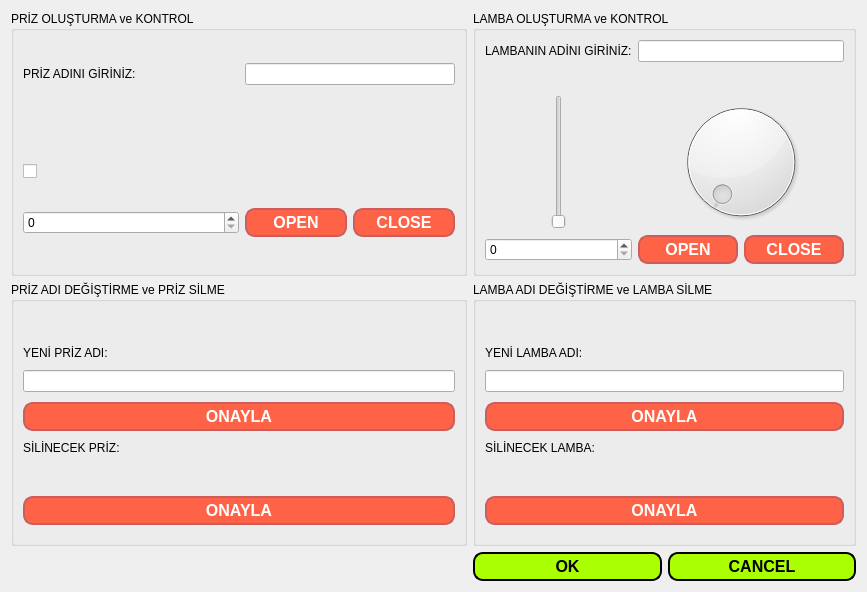
<?xml version="1.0" encoding="UTF-8"?>
<ui version="4.0">
 <class>roommenu</class>
 <widget class="QDialog" name="roommenu">
  <property name="geometry">
   <rect>
    <x>0</x>
    <y>0</y>
    <width>867</width>
    <height>592</height>
   </rect>
  </property>
  <property name="sizePolicy">
   <sizepolicy hsizetype="Expanding" vsizetype="Expanding">
    <horstretch>0</horstretch>
    <verstretch>0</verstretch>
   </sizepolicy>
  </property>
  <property name="minimumSize">
   <size>
    <width>867</width>
    <height>592</height>
   </size>
  </property>
  <property name="windowTitle">
   <string>PRİZLER VE LAMBALAR MENÜSÜ</string>
  </property>
  <property name="windowIcon">
   <iconset theme="QIcon::ThemeIcon::DocumentProperties"/>
  </property>
  <layout class="QGridLayout" name="gridLayout">
   <item row="0" column="0">
    <widget class="QGroupBox" name="groupBox">
     <property name="sizePolicy">
      <sizepolicy hsizetype="Expanding" vsizetype="Expanding">
       <horstretch>0</horstretch>
       <verstretch>0</verstretch>
      </sizepolicy>
     </property>
     <property name="styleSheet">
      <string notr="true">font: 14pt &quot;Segoe UI&quot;;
</string>
     </property>
     <property name="title">
      <string>PRİZ OLUŞTURMA ve KONTROL</string>
     </property>
     <layout class="QGridLayout" name="gridLayout_9">
      <item row="3" column="0" colspan="2">
       <widget class="QSpinBox" name="spinBoxPrizler">
        <property name="sizePolicy">
         <sizepolicy hsizetype="Minimum" vsizetype="Maximum">
          <horstretch>0</horstretch>
          <verstretch>0</verstretch>
         </sizepolicy>
        </property>
       </widget>
      </item>
      <item row="3" column="2">
       <layout class="QHBoxLayout" name="horizontalLayout">
        <property name="sizeConstraint">
         <enum>QLayout::SizeConstraint::SetMaximumSize</enum>
        </property>
        <property name="rightMargin">
         <number>0</number>
        </property>
        <item>
         <widget class="QPushButton" name="pushButtonOpen">
          <property name="sizePolicy">
           <sizepolicy hsizetype="Expanding" vsizetype="Maximum">
            <horstretch>0</horstretch>
            <verstretch>0</verstretch>
           </sizepolicy>
          </property>
          <property name="styleSheet">
           <string notr="true">QPushButton {
    background-color: #FF6347;  /* Tomato */
    border: 2px solid #CD5C5C;  /* Indian Red */
    border-radius: 10px;
    padding: 3px;
    color: white;
    font-size: 16px;
    font-weight: bold;
    box-shadow: 2px 2px 5px rgba(0, 0, 0, 0.5);
}
QPushButton:hover {
    background-color: #FF7F50;  /* Coral */
}
QPushButton:pressed {
    background-color: #CD5C5C;  /* Indian Red */
    padding-left: 5px;
    padding-top: 5px;
}
</string>
          </property>
          <property name="text">
           <string>OPEN</string>
          </property>
          <property name="autoDefault">
           <bool>true</bool>
          </property>
          <property name="default">
           <bool>false</bool>
          </property>
         </widget>
        </item>
        <item>
         <widget class="QPushButton" name="pushButtonClose">
          <property name="sizePolicy">
           <sizepolicy hsizetype="Expanding" vsizetype="Maximum">
            <horstretch>0</horstretch>
            <verstretch>0</verstretch>
           </sizepolicy>
          </property>
          <property name="styleSheet">
           <string notr="true">QPushButton {
    background-color: #FF6347;  /* Tomato */
    border: 2px solid #CD5C5C;  /* Indian Red */
    border-radius: 10px;
    padding: 3px;
    color: white;
    font-size: 16px;
    font-weight: bold;
    box-shadow: 2px 2px 5px rgba(0, 0, 0, 0.5);
}
QPushButton:hover {
    background-color: #FF7F50;  /* Coral */
}
QPushButton:pressed {
    background-color: #CD5C5C;  /* Indian Red */
    padding-left: 5px;
    padding-top: 5px;
}
</string>
          </property>
          <property name="text">
           <string>CLOSE</string>
          </property>
          <property name="autoDefault">
           <bool>true</bool>
          </property>
          <property name="default">
           <bool>false</bool>
          </property>
         </widget>
        </item>
       </layout>
      </item>
      <item row="0" column="0" colspan="2">
       <widget class="QLabel" name="label">
        <property name="sizePolicy">
         <sizepolicy hsizetype="Minimum" vsizetype="Minimum">
          <horstretch>0</horstretch>
          <verstretch>0</verstretch>
         </sizepolicy>
        </property>
        <property name="text">
         <string>PRİZ ADINI GİRİNİZ: </string>
        </property>
       </widget>
      </item>
      <item row="1" column="2">
       <widget class="QLabel" name="labelPrizDurumu">
        <property name="sizePolicy">
         <sizepolicy hsizetype="Expanding" vsizetype="Maximum">
          <horstretch>0</horstretch>
          <verstretch>0</verstretch>
         </sizepolicy>
        </property>
        <property name="styleSheet">
         <string notr="true">font: 14pt &quot;Segoe UI&quot;;
color: #FF6347;</string>
        </property>
        <property name="text">
         <string/>
        </property>
       </widget>
      </item>
      <item row="0" column="2">
       <widget class="QLineEdit" name="lineEditPrizAdi"/>
      </item>
      <item row="1" column="0">
       <widget class="QLabel" name="labelPriz">
        <property name="enabled">
         <bool>true</bool>
        </property>
        <property name="sizePolicy">
         <sizepolicy hsizetype="Expanding" vsizetype="Maximum">
          <horstretch>0</horstretch>
          <verstretch>0</verstretch>
         </sizepolicy>
        </property>
        <property name="styleSheet">
         <string notr="true">font-size: 18px;
font-weight: bold;</string>
        </property>
        <property name="text">
         <string/>
        </property>
       </widget>
      </item>
      <item row="2" column="0" colspan="3">
       <widget class="QCheckBox" name="checkBoxPriz">
        <property name="styleSheet">
         <string notr="true">font: 14pt &quot;Segoe UI&quot;;
color: #FF6347;</string>
        </property>
        <property name="text">
         <string/>
        </property>
       </widget>
      </item>
     </layout>
    </widget>
   </item>
   <item row="0" column="1" colspan="2">
    <widget class="QGroupBox" name="groupBox_2">
     <property name="sizePolicy">
      <sizepolicy hsizetype="Expanding" vsizetype="Expanding">
       <horstretch>0</horstretch>
       <verstretch>0</verstretch>
      </sizepolicy>
     </property>
     <property name="styleSheet">
      <string notr="true">font: 14pt &quot;Segoe UI&quot;;
</string>
     </property>
     <property name="title">
      <string>LAMBA OLUŞTURMA ve KONTROL</string>
     </property>
     <layout class="QGridLayout" name="gridLayout_2">
      <item row="0" column="0">
       <widget class="QLabel" name="label_2">
        <property name="sizePolicy">
         <sizepolicy hsizetype="Expanding" vsizetype="Minimum">
          <horstretch>0</horstretch>
          <verstretch>0</verstretch>
         </sizepolicy>
        </property>
        <property name="text">
         <string>LAMBANIN ADİNI GİRİNİZ:</string>
        </property>
       </widget>
      </item>
      <item row="0" column="1">
       <widget class="QLineEdit" name="lineEditLampAdi"/>
      </item>
      <item row="1" column="0">
       <widget class="QLabel" name="labelLapAdi">
        <property name="sizePolicy">
         <sizepolicy hsizetype="Expanding" vsizetype="Maximum">
          <horstretch>0</horstretch>
          <verstretch>0</verstretch>
         </sizepolicy>
        </property>
        <property name="styleSheet">
         <string notr="true">font-size: 18px;
font-weight: bold;</string>
        </property>
        <property name="text">
         <string/>
        </property>
       </widget>
      </item>
      <item row="1" column="1">
       <widget class="QLabel" name="labelLampDurumu">
        <property name="sizePolicy">
         <sizepolicy hsizetype="Expanding" vsizetype="Maximum">
          <horstretch>0</horstretch>
          <verstretch>0</verstretch>
         </sizepolicy>
        </property>
        <property name="styleSheet">
         <string notr="true">font: 14pt &quot;Segoe UI&quot;;
color: #FF6347;</string>
        </property>
        <property name="text">
         <string/>
        </property>
       </widget>
      </item>
      <item row="2" column="0">
       <widget class="QSlider" name="verticalSliderLamp">
        <property name="sizePolicy">
         <sizepolicy hsizetype="Expanding" vsizetype="Expanding">
          <horstretch>0</horstretch>
          <verstretch>0</verstretch>
         </sizepolicy>
        </property>
        <property name="orientation">
         <enum>Qt::Orientation::Vertical</enum>
        </property>
       </widget>
      </item>
      <item row="2" column="1">
       <widget class="QDial" name="dialLamp">
        <property name="sizePolicy">
         <sizepolicy hsizetype="Expanding" vsizetype="Expanding">
          <horstretch>0</horstretch>
          <verstretch>0</verstretch>
         </sizepolicy>
        </property>
        <property name="styleSheet">
         <string notr="true"/>
        </property>
       </widget>
      </item>
      <item row="3" column="0">
       <widget class="QSpinBox" name="spinBoxLambalar">
        <property name="sizePolicy">
         <sizepolicy hsizetype="Expanding" vsizetype="Maximum">
          <horstretch>0</horstretch>
          <verstretch>0</verstretch>
         </sizepolicy>
        </property>
       </widget>
      </item>
      <item row="3" column="1">
       <layout class="QHBoxLayout" name="horizontalLayout_2" stretch="0,0">
        <property name="spacing">
         <number>6</number>
        </property>
        <property name="sizeConstraint">
         <enum>QLayout::SizeConstraint::SetMinimumSize</enum>
        </property>
        <property name="leftMargin">
         <number>0</number>
        </property>
        <property name="topMargin">
         <number>0</number>
        </property>
        <property name="rightMargin">
         <number>0</number>
        </property>
        <property name="bottomMargin">
         <number>0</number>
        </property>
        <item>
         <widget class="QPushButton" name="pushButtonOpenLamp">
          <property name="sizePolicy">
           <sizepolicy hsizetype="Expanding" vsizetype="Maximum">
            <horstretch>0</horstretch>
            <verstretch>0</verstretch>
           </sizepolicy>
          </property>
          <property name="minimumSize">
           <size>
            <width>100</width>
            <height>10</height>
           </size>
          </property>
          <property name="styleSheet">
           <string notr="true">QPushButton {
    background-color: #FF6347;  /* Tomato */
    border: 2px solid #CD5C5C;  /* Indian Red */
    border-radius: 10px;
    padding: 3px;
    color: white;
    font-size: 16px;
    font-weight: bold;
    box-shadow: 2px 2px 5px rgba(0, 0, 0, 0.5);
}
QPushButton:hover {
    background-color: #FF7F50;  /* Coral */
}
QPushButton:pressed {
    background-color: #CD5C5C;  /* Indian Red */
    padding-left: 5px;
    padding-top: 5px;
}
</string>
          </property>
          <property name="text">
           <string>OPEN</string>
          </property>
          <property name="autoDefault">
           <bool>true</bool>
          </property>
          <property name="default">
           <bool>false</bool>
          </property>
         </widget>
        </item>
        <item>
         <widget class="QPushButton" name="pushButtonCloseLamp">
          <property name="sizePolicy">
           <sizepolicy hsizetype="Expanding" vsizetype="Maximum">
            <horstretch>0</horstretch>
            <verstretch>0</verstretch>
           </sizepolicy>
          </property>
          <property name="minimumSize">
           <size>
            <width>100</width>
            <height>0</height>
           </size>
          </property>
          <property name="styleSheet">
           <string notr="true">QPushButton {
    background-color: #FF6347;  /* Tomato */
    border: 2px solid #CD5C5C;  /* Indian Red */
    border-radius: 10px;
    padding: 3px;
    color: white;
    font-size: 16px;
    font-weight: bold;
    box-shadow: 2px 2px 5px rgba(0, 0, 0, 0.5);
}
QPushButton:hover {
    background-color: #FF7F50;  /* Coral */
}
QPushButton:pressed {
    background-color: #CD5C5C;  /* Indian Red */
    padding-left: 5px;
    padding-top: 5px;
}
</string>
          </property>
          <property name="text">
           <string>CLOSE</string>
          </property>
          <property name="autoDefault">
           <bool>true</bool>
          </property>
         </widget>
        </item>
       </layout>
      </item>
     </layout>
    </widget>
   </item>
   <item row="1" column="0">
    <widget class="QGroupBox" name="groupBox_3">
     <property name="sizePolicy">
      <sizepolicy hsizetype="Expanding" vsizetype="Expanding">
       <horstretch>0</horstretch>
       <verstretch>0</verstretch>
      </sizepolicy>
     </property>
     <property name="styleSheet">
      <string notr="true">font: 14pt &quot;Segoe UI&quot;;
</string>
     </property>
     <property name="title">
      <string>PRİZ ADI DEĞİŞTİRME ve PRİZ SİLME</string>
     </property>
     <layout class="QGridLayout" name="gridLayout_12">
      <item row="3" column="1">
       <widget class="QPushButton" name="pushButtonYeniPrizAdiOnay">
        <property name="sizePolicy">
         <sizepolicy hsizetype="Expanding" vsizetype="Maximum">
          <horstretch>0</horstretch>
          <verstretch>0</verstretch>
         </sizepolicy>
        </property>
        <property name="styleSheet">
         <string notr="true">QPushButton {
    background-color: #FF6347;  /* Tomato */
    border: 2px solid #CD5C5C;  /* Indian Red */
    border-radius: 10px;
    padding: 3px;
    color: white;
    font-size: 16px;
    font-weight: bold;
    box-shadow: 2px 2px 5px rgba(0, 0, 0, 0.5);
}
QPushButton:hover {
    background-color: #FF7F50;  /* Coral */
}
QPushButton:pressed {
    background-color: #CD5C5C;  /* Indian Red */
    padding-left: 5px;
    padding-top: 5px;
}
</string>
        </property>
        <property name="text">
         <string>ONAYLA</string>
        </property>
        <property name="autoDefault">
         <bool>true</bool>
        </property>
       </widget>
      </item>
      <item row="5" column="1">
       <widget class="QLabel" name="labelPriz_2">
        <property name="enabled">
         <bool>true</bool>
        </property>
        <property name="sizePolicy">
         <sizepolicy hsizetype="Expanding" vsizetype="Maximum">
          <horstretch>0</horstretch>
          <verstretch>0</verstretch>
         </sizepolicy>
        </property>
        <property name="styleSheet">
         <string notr="true">font-size: 18px;
font-weight: bold;</string>
        </property>
        <property name="text">
         <string/>
        </property>
       </widget>
      </item>
      <item row="2" column="1">
       <widget class="QLineEdit" name="lineEditYeniPrizAdi">
        <property name="sizePolicy">
         <sizepolicy hsizetype="Expanding" vsizetype="Maximum">
          <horstretch>0</horstretch>
          <verstretch>0</verstretch>
         </sizepolicy>
        </property>
       </widget>
      </item>
      <item row="7" column="1">
       <widget class="QPushButton" name="pushButtonSilinecekPrizOnay">
        <property name="sizePolicy">
         <sizepolicy hsizetype="Expanding" vsizetype="Maximum">
          <horstretch>0</horstretch>
          <verstretch>0</verstretch>
         </sizepolicy>
        </property>
        <property name="styleSheet">
         <string notr="true">QPushButton {
    background-color: #FF6347;  /* Tomato */
    border: 2px solid #CD5C5C;  /* Indian Red */
    border-radius: 10px;
    padding: 3px;
    color: white;
    font-size: 16px;
    font-weight: bold;
    box-shadow: 2px 2px 5px rgba(0, 0, 0, 0.5);
}
QPushButton:hover {
    background-color: #FF7F50;  /* Coral */
}
QPushButton:pressed {
    background-color: #CD5C5C;  /* Indian Red */
    padding-left: 5px;
    padding-top: 5px;
}
</string>
        </property>
        <property name="text">
         <string>ONAYLA</string>
        </property>
        <property name="autoDefault">
         <bool>true</bool>
        </property>
       </widget>
      </item>
      <item row="4" column="1">
       <widget class="QLabel" name="label_3">
        <property name="sizePolicy">
         <sizepolicy hsizetype="Expanding" vsizetype="Maximum">
          <horstretch>0</horstretch>
          <verstretch>0</verstretch>
         </sizepolicy>
        </property>
        <property name="text">
         <string>SİLİNECEK PRİZ:</string>
        </property>
       </widget>
      </item>
      <item row="1" column="1">
       <widget class="QLabel" name="label_6">
        <property name="sizePolicy">
         <sizepolicy hsizetype="Expanding" vsizetype="Maximum">
          <horstretch>0</horstretch>
          <verstretch>0</verstretch>
         </sizepolicy>
        </property>
        <property name="text">
         <string>YENİ PRİZ ADI:</string>
        </property>
       </widget>
      </item>
      <item row="0" column="1">
       <widget class="QLabel" name="labelPriz_3">
        <property name="enabled">
         <bool>true</bool>
        </property>
        <property name="sizePolicy">
         <sizepolicy hsizetype="Minimum" vsizetype="Maximum">
          <horstretch>0</horstretch>
          <verstretch>0</verstretch>
         </sizepolicy>
        </property>
        <property name="minimumSize">
         <size>
          <width>0</width>
          <height>0</height>
         </size>
        </property>
        <property name="styleSheet">
         <string notr="true">font-size: 18px;
font-weight: bold;</string>
        </property>
        <property name="text">
         <string/>
        </property>
       </widget>
      </item>
     </layout>
    </widget>
   </item>
   <item row="1" column="1" colspan="2">
    <widget class="QGroupBox" name="groupBox_4">
     <property name="sizePolicy">
      <sizepolicy hsizetype="Expanding" vsizetype="Expanding">
       <horstretch>0</horstretch>
       <verstretch>0</verstretch>
      </sizepolicy>
     </property>
     <property name="styleSheet">
      <string notr="true">font: 14pt &quot;Segoe UI&quot;;
</string>
     </property>
     <property name="title">
      <string>LAMBA ADI DEĞİŞTİRME ve LAMBA SİLME</string>
     </property>
     <layout class="QGridLayout" name="gridLayout_10">
      <item row="6" column="1">
       <widget class="QPushButton" name="pushButtonLambaOnay">
        <property name="sizePolicy">
         <sizepolicy hsizetype="Expanding" vsizetype="Maximum">
          <horstretch>0</horstretch>
          <verstretch>0</verstretch>
         </sizepolicy>
        </property>
        <property name="styleSheet">
         <string notr="true">QPushButton {
    background-color: #FF6347;  /* Tomato */
    border: 2px solid #CD5C5C;  /* Indian Red */
    border-radius: 10px;
    padding: 3px;
    color: white;
    font-size: 16px;
    font-weight: bold;
    box-shadow: 2px 2px 5px rgba(0, 0, 0, 0.5);
}
QPushButton:hover {
    background-color: #FF7F50;  /* Coral */
}
QPushButton:pressed {
    background-color: #CD5C5C;  /* Indian Red */
    padding-left: 5px;
    padding-top: 5px;
}
</string>
        </property>
        <property name="text">
         <string>ONAYLA</string>
        </property>
        <property name="autoDefault">
         <bool>true</bool>
        </property>
       </widget>
      </item>
      <item row="5" column="1">
       <widget class="QLabel" name="labelLapAdi_2">
        <property name="enabled">
         <bool>true</bool>
        </property>
        <property name="sizePolicy">
         <sizepolicy hsizetype="Expanding" vsizetype="Maximum">
          <horstretch>0</horstretch>
          <verstretch>0</verstretch>
         </sizepolicy>
        </property>
        <property name="styleSheet">
         <string notr="true">font-size: 18px;
font-weight: bold;</string>
        </property>
        <property name="text">
         <string/>
        </property>
       </widget>
      </item>
      <item row="4" column="1">
       <widget class="QLabel" name="label_4">
        <property name="sizePolicy">
         <sizepolicy hsizetype="Expanding" vsizetype="Maximum">
          <horstretch>0</horstretch>
          <verstretch>0</verstretch>
         </sizepolicy>
        </property>
        <property name="text">
         <string>SİLİNECEK LAMBA:</string>
        </property>
       </widget>
      </item>
      <item row="3" column="1">
       <widget class="QPushButton" name="pushButtonYeniLambaAdiOnay">
        <property name="sizePolicy">
         <sizepolicy hsizetype="Expanding" vsizetype="Maximum">
          <horstretch>0</horstretch>
          <verstretch>0</verstretch>
         </sizepolicy>
        </property>
        <property name="styleSheet">
         <string notr="true">QPushButton {
    background-color: #FF6347;  /* Tomato */
    border: 2px solid #CD5C5C;  /* Indian Red */
    border-radius: 10px;
    padding: 3px;
    color: white;
    font-size: 16px;
    font-weight: bold;
    box-shadow: 2px 2px 5px rgba(0, 0, 0, 0.5);
}
QPushButton:hover {
    background-color: #FF7F50;  /* Coral */
}
QPushButton:pressed {
    background-color: #CD5C5C;  /* Indian Red */
    padding-left: 5px;
    padding-top: 5px;
}
</string>
        </property>
        <property name="text">
         <string>ONAYLA</string>
        </property>
        <property name="autoDefault">
         <bool>true</bool>
        </property>
       </widget>
      </item>
      <item row="2" column="1">
       <widget class="QLineEdit" name="lineEditYeniLambaAdi">
        <property name="sizePolicy">
         <sizepolicy hsizetype="Expanding" vsizetype="Maximum">
          <horstretch>0</horstretch>
          <verstretch>0</verstretch>
         </sizepolicy>
        </property>
       </widget>
      </item>
      <item row="1" column="1">
       <widget class="QLabel" name="label_5">
        <property name="sizePolicy">
         <sizepolicy hsizetype="Expanding" vsizetype="Maximum">
          <horstretch>0</horstretch>
          <verstretch>0</verstretch>
         </sizepolicy>
        </property>
        <property name="text">
         <string>YENİ LAMBA ADI:</string>
        </property>
       </widget>
      </item>
      <item row="0" column="1">
       <widget class="QLabel" name="labelLapAdi_3">
        <property name="sizePolicy">
         <sizepolicy hsizetype="Minimum" vsizetype="Maximum">
          <horstretch>0</horstretch>
          <verstretch>0</verstretch>
         </sizepolicy>
        </property>
        <property name="styleSheet">
         <string notr="true">font-size: 18px;
font-weight: bold;</string>
        </property>
        <property name="text">
         <string/>
        </property>
       </widget>
      </item>
     </layout>
    </widget>
   </item>
   <item row="2" column="1">
    <widget class="QPushButton" name="pushButtonOk">
     <property name="styleSheet">
      <string notr="true">QPushButton {
    background-color: #aaff00;  /* Tomato */
    border: 2px solid #000000;  /* Indian Red */
    border-radius: 10px;
    padding: 3px;
    color: #000000;
    font-size: 16px;
    font-weight: bold;
    box-shadow: 2px 2px 5px rgba(0, 0, 0, 0.5);
}
QPushButton:hover {
    background-color: #ffff00;  /* Coral */
}
QPushButton:pressed {
    background-color: #ffaa00;  /* Indian Red */
    padding-left: 5px;
    padding-top: 5px;
}
</string>
     </property>
     <property name="text">
      <string>OK</string>
     </property>
    </widget>
   </item>
   <item row="2" column="2">
    <widget class="QPushButton" name="pushButtonCancel">
     <property name="styleSheet">
      <string notr="true">QPushButton {
    background-color: #aaff00;  /* Tomato */
    border: 2px solid #000000;  /* Indian Red */
    border-radius: 10px;
    padding: 3px;
    color: #000000;
    font-size: 16px;
    font-weight: bold;
    box-shadow: 2px 2px 5px rgba(0, 0, 0, 0.5);
}
QPushButton:hover {
    background-color: #ffff00;  /* Coral */
}
QPushButton:pressed {
    background-color: #ffaa00;  /* Indian Red */
    padding-left: 5px;
    padding-top: 5px;
}
</string>
     </property>
     <property name="text">
      <string>CANCEL</string>
     </property>
    </widget>
   </item>
   <item row="2" column="0">
    <widget class="QLabel" name="labelSecilenOdaAdi">
     <property name="sizePolicy">
      <sizepolicy hsizetype="Minimum" vsizetype="Minimum">
       <horstretch>0</horstretch>
       <verstretch>0</verstretch>
      </sizepolicy>
     </property>
     <property name="text">
      <string/>
     </property>
    </widget>
   </item>
  </layout>
 </widget>
 <tabstops>
  <tabstop>pushButtonOk</tabstop>
  <tabstop>pushButtonCancel</tabstop>
  <tabstop>lineEditPrizAdi</tabstop>
  <tabstop>checkBoxPriz</tabstop>
  <tabstop>spinBoxPrizler</tabstop>
  <tabstop>pushButtonOpen</tabstop>
  <tabstop>pushButtonClose</tabstop>
  <tabstop>lineEditLampAdi</tabstop>
  <tabstop>spinBoxLambalar</tabstop>
  <tabstop>pushButtonOpenLamp</tabstop>
  <tabstop>pushButtonCloseLamp</tabstop>
  <tabstop>lineEditYeniPrizAdi</tabstop>
  <tabstop>pushButtonYeniPrizAdiOnay</tabstop>
  <tabstop>pushButtonSilinecekPrizOnay</tabstop>
  <tabstop>lineEditYeniLambaAdi</tabstop>
  <tabstop>pushButtonYeniLambaAdiOnay</tabstop>
  <tabstop>pushButtonLambaOnay</tabstop>
 </tabstops>
 <resources/>
 <connections>
  <connection>
   <sender>verticalSliderLamp</sender>
   <signal>valueChanged(int)</signal>
   <receiver>dialLamp</receiver>
   <slot>setValue(int)</slot>
   <hints>
    <hint type="sourcelabel">
     <x>490</x>
     <y>147</y>
    </hint>
    <hint type="destinationlabel">
     <x>574</x>
     <y>150</y>
    </hint>
   </hints>
  </connection>
  <connection>
   <sender>dialLamp</sender>
   <signal>valueChanged(int)</signal>
   <receiver>verticalSliderLamp</receiver>
   <slot>setValue(int)</slot>
   <hints>
    <hint type="sourcelabel">
     <x>574</x>
     <y>133</y>
    </hint>
    <hint type="destinationlabel">
     <x>486</x>
     <y>136</y>
    </hint>
   </hints>
  </connection>
 </connections>
</ui>
